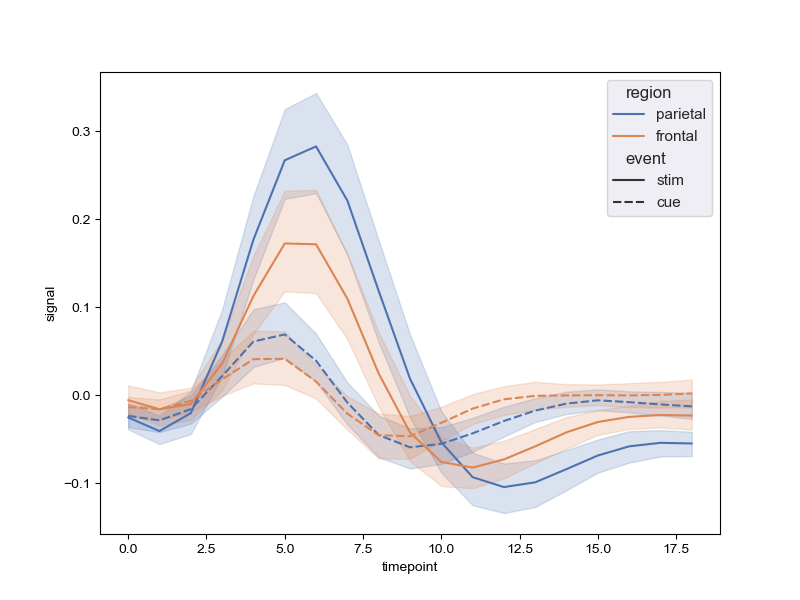

Here is the Python script that generated this plot:
# 引入所需库
import seaborn as sns
import matplotlib.pyplot as plt

# 设置图大小
f, ax = plt.subplots(figsize=(8, 6))
# 将图像主题设置为暗网格主题
sns.set_theme(style="darkgrid")

#  加载示例数据集
fmri = sns.load_dataset("fmri")

# lineplot 默认带误差带
sns.lineplot(x="timepoint", y="signal",
             hue="region", style="event",
             data=fmri)
plt.show()
